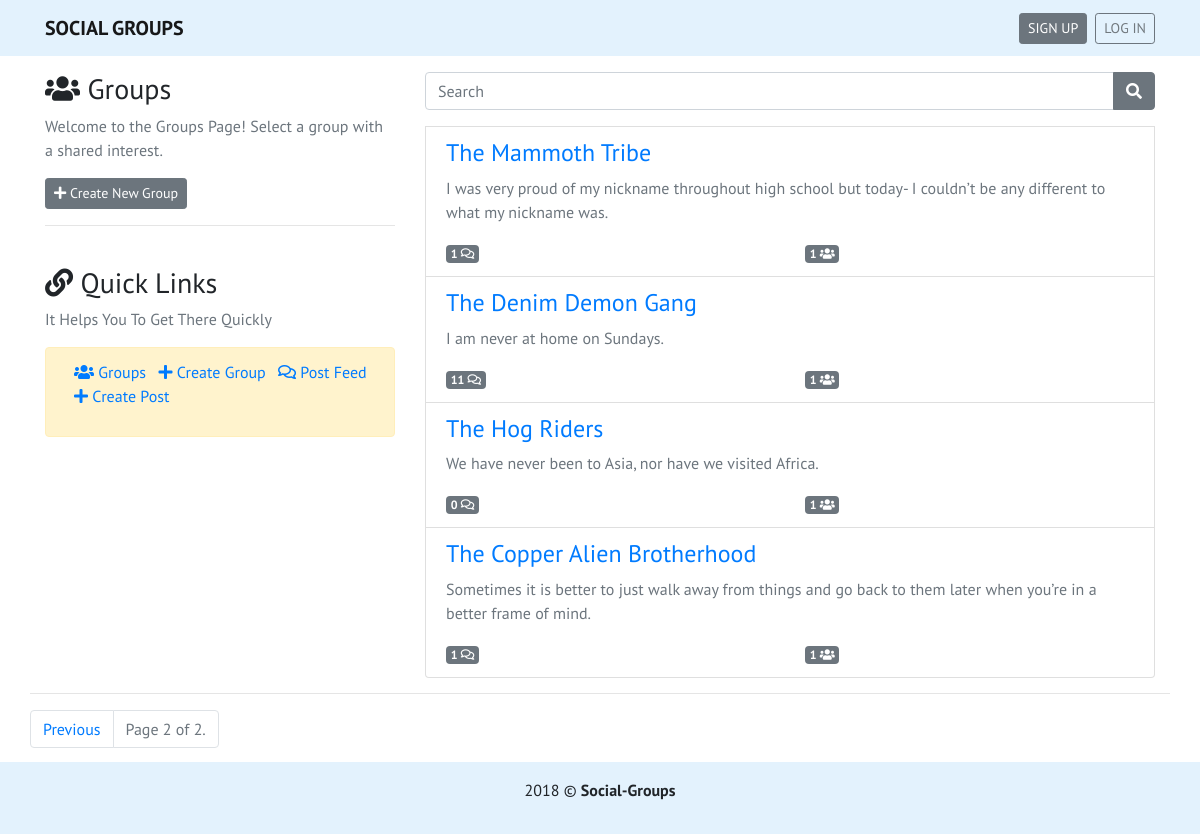
Screenshot of /?page=2 with the database file from the repository.
### groups/models.py (models this page shows, shortened)
class Group(models.Model):
    name = models.CharField(max_length=50)
    description = models.TextField(blank=True, null=True)
    user = models.ManyToManyField(User)
    class Meta:
        ordering = ['-pk', ]

### groups/views.py (the view)
# urls.py: path('', group_views.GroupListView.as_view(), name='home'),
class GroupListView(ListView):
    model = Group
    paginate_by = 10

### groups/templates/groups/group_list.html (shortened to what this page needs)
{% extends "base.html" %}
{% block content %}
<div class="row mt-3">
    <div class="col-4">
        <h3><i class="fas fa-users"></i> Groups</h3>
        <div class="text-muted">Welcome to the Groups Page! Select a group with a shared interest.</div>
        <a href="{% url 'group_create' %}" class="btn btn-secondary btn-sm mt-3"><i class="fas fa-plus"></i> Create New
            Group</a>
        <hr>
        <br>
        {% include 'links.html' %}
    </div>
    <div class="col-8">
        <div class="list-group mb-3">
            {% include "search.html" %}
            {% for group in group_list %}
            <a href="{% url 'group_detail' group.pk %}" class="list-group-item list-group-item-action">
                <h4 class="text-primary">{{ group.name }}</h4>
                {% if group.description %}
                <p class="text-muted">{{ group.description|truncatechars:195 }}</p>
                {% else %}
                <p class="text-muted">***No Description***</p>
                {% endif %}
                <div class="row">
                    <div class="col-6">
                        <span class="badge badge-secondary"><span>{{ group.post_set.all.count }}</span> <i class="far fa-comments"></i></span>
                    </div>
                    <div class="col-6">
                        <span class="badge badge-secondary"><span>{{ group.user.count }}</span> <i class="fas fa-users"></i></span>
                    </div>
                </div>
            </a>
            {% empty %}
            <h2>No Groups yet.</h2>
            {% endfor %}
        </div>
    </div>
</div>
<div class="pagi">
    <hr>
    {% if is_paginated %}
    <nav aria-label="Page navigation example" id="pagination">
        <ul class="pagination">
            {% if page_obj.has_previous %}
            <li class="page-item">
                <a class="page-link" href="?page={{ page_obj.previous_page_number }}">Previous</a>
            </li>
            {% endif %}
            <li class="page-item disabled">
                <a class="page-link">
                    <span class="page-current">
                        Page {{ page_obj.number }} of {{ page_obj.paginator.num_pages }}.
                    </span>
                </a>
            </li>
        </ul>
    </nav>
    {% endif %}
</div>
{% endblock content %}

### static/styles.css (style rules this page uses)
body { font-family: 'PT Sans', sans-serif; position: relative; min-height: 100vh; padding-bottom: 70px; }
.pagi { position: absolute; bottom: 0; left: 0; right: 0; }

### rows the page displays
Group: name "The Mammoth Tribe", description "I was very proud of my nickname throughout high school but today- I couldn’t be any different to what my nickname was.", post_set.all.count "1", user.count "1"
Group: name "The Denim Demon Gang", description "I am never at home on Sundays.", post_set.all.count "11", user.count "1"
Group: name "The Hog Riders", description "We have never been to Asia, nor have we visited Africa.", post_set.all.count "0", user.count "1"
Group: name "The Copper Alien Brotherhood", description "Sometimes it is better to just walk away from things and go back to them later when you’re in a better frame of mind.", post_set.all.count "1", user.count "1"

### other values shown
{{ page_obj.number }} "2"
{{ page_obj.paginator.num_pages }} "2"
